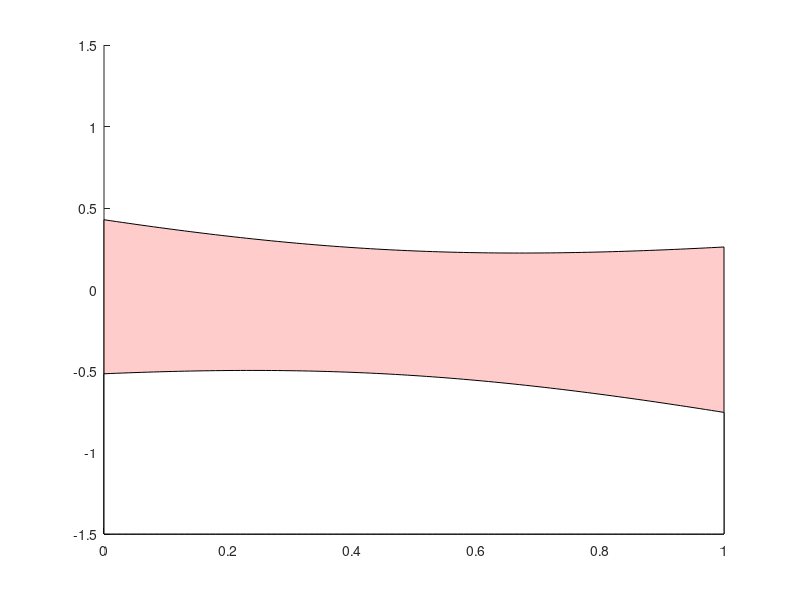

Source code (MATLAB):

%
% plots a function + std
%

x = [0:0.01:1];
% bogus data, function + std, just for illustration!!
% you should use your own data, functions + std!!!
Xn = [0.4;  0.6];
Tn = [0.05; -0.35];
mx = -0.2021 * x - 0.0445;
sx = sqrt(0.3767*x.^2-0.3425*x+0.2233);


%
%
%
figure(111)
axis([0 1 -1.5 1.5]);
hold on
% first the m(x)+/-s(x) areas (no line)
area(x,(mx+sx), 'FaceColor', [1.0, 0.8, 0.8], 'BaseValue',-1.5);  % pinkish
area(x,(mx-sx), 'FaceColor', [1.0, 1.0, 1.0], 'BaseValue',-1.5);  % white
% % the lines for the predictive mean m(x) and variance s(x) around it
% plot(x,(mx+sx),'r', 'LineWidth',2);     % red
% plot(x,mx,'k');                         % black
% plot(x,(mx-sx),'r', 'LineWidth',2);     % red
% % circle the datapoints
% plot(Xn,Tn,'o','MarkerEdgeColor','k','LineWidth',2, 'MarkerSize',10);
%
% %
% %
% disp('press any key');
% pause;
% %
% % five made-up functions, again only for illustration for the second matlab plot!!!
% % you should generate your own functions !!
% for i=1:5,
%     %a = randn(2,1);
%     y = cos(2*pi*i*x)/5+(i-3)/2; % these are not the function that you need!
%     plot(x,y,'b','LineWidth',1.5);
% end;
% %
% %
% disp('press key to close figure');
% pause;
% %
% close(111);